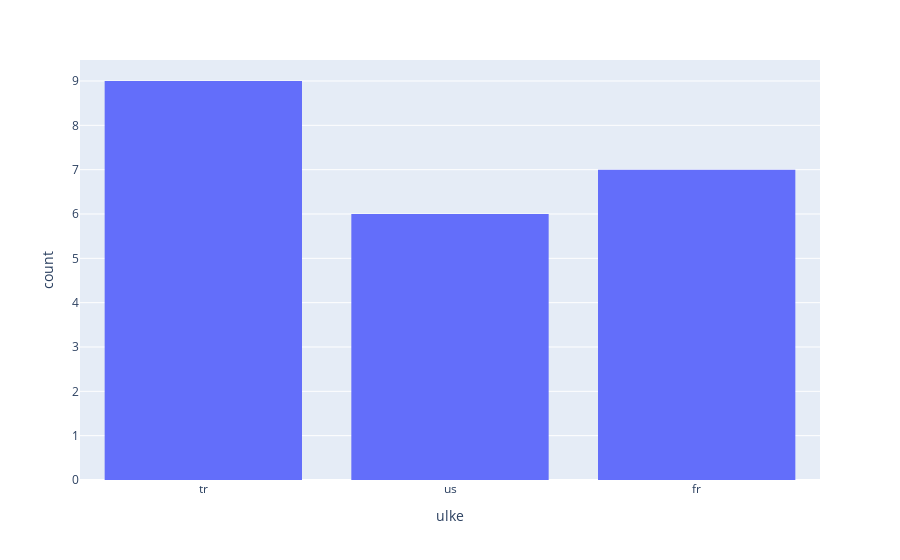

The notebook cell saved with this chart:
### Code cell
px.histogram(df,x ='ulke')

### Figure 1 — Plotly figure (JSON) as saved in the notebook; plotly's stock layout.template omitted (floating-point values rounded to 4 significant figures)
{"data": [{"alignmentgroup": "True", "bingroup": "x", "hovertemplate": "ulke=%{x}<br>count=%{y}<extra></extra>", "legendgroup": "", "marker": {"color": "#636efa", "pattern": {"shape": ""}}, "name": "", "offsetgroup": "", "orientation": "v", "showlegend": false, "type": "histogram", "x": ["tr", "tr", "tr", "tr", "tr", "tr", "tr", "tr", "tr", "us", "us", "us", "us", "us", "us", "fr", "fr", "fr", "fr", "fr", "fr", "fr"], "xaxis": "x", "yaxis": "y"}], "layout": {"barmode": "relative", "legend": {"tracegroupgap": 0}, "margin": {"t": 60}, "xaxis": {"anchor": "y", "domain": [0, 1], "title": {"text": "ulke"}}, "yaxis": {"anchor": "x", "domain": [0, 1], "title": {"text": "count"}}}}
